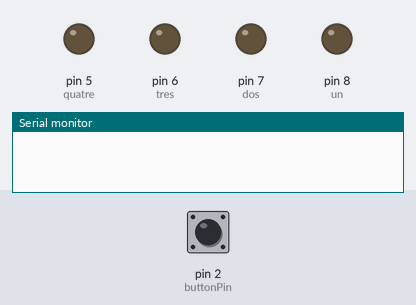
Bench run of a sketch on a simulated Arduino Uno, built with avr-gcc and run on an emulated ATmega328P. On the bench: output pins drawn as LEDs (lit = HIGH), the last lines printed to the serial monitor. The test bench sets the inputs (shaded band); at power-on: pin 2 (buttonPin) HIGH. Random numbers use the default seed unless the sketch sets one.

Above: at 1.4 s.
1.5 s: pin 2 (buttonPin) pulled LOW for 3.2 s
At 2.3 s:
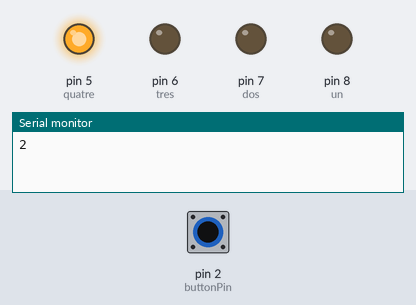
6.5 s: pin 2 (buttonPin) pulled LOW for 0.35 s
At 7.3 s:
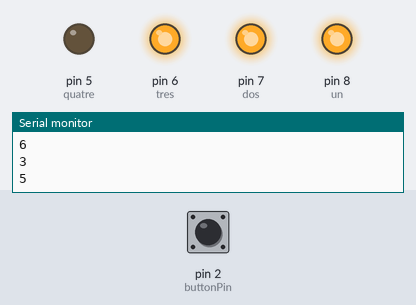
8.5 s: pin 2 (buttonPin) pulled LOW for 3.2 s
At 12.3 s:
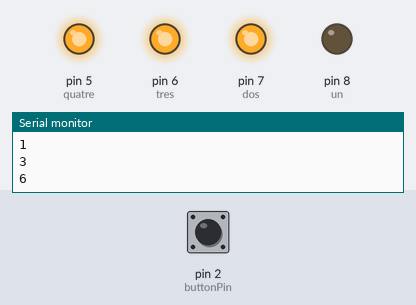
13.2 s: pin 2 (buttonPin) pulled LOW for 1 s
At 14.8 s:
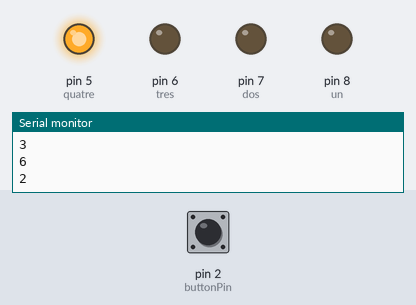
Timing chart, 0 to 16.3 s (numbered marks = the images above; inputs shaded):
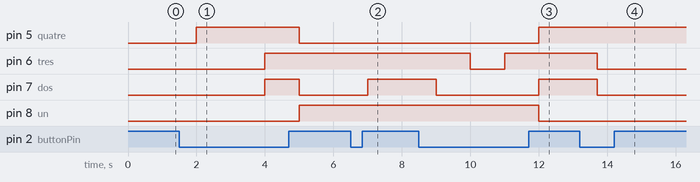

Measured:
- after the input at 1.5 s, pin 5 (quatre): LOW → HIGH after 0.50 s, → LOW 3.0 s later; pin 6 (tres): LOW → HIGH after 2.5 s; pin 7 (dos): LOW → HIGH after 2.5 s, → LOW 1.0 s later; pin 8 (un): LOW → HIGH after 3.5 s
- after the input at 6.5 s, pin 7 (dos): LOW → HIGH after 0.50 s
- after the input at 8.5 s, pin 5 (quatre): LOW → HIGH after 3.5 s; pin 6 (tres): HIGH → LOW after 1.5 s, → HIGH 1.0 s later; pin 7 (dos): HIGH → LOW after 0.50 s, → HIGH 3.0 s later; pin 8 (un): HIGH → LOW after 3.5 s
- after the input at 13.2 s, pin 6 (tres), pin 7 (dos): HIGH → LOW after 0.50 s

The sketch:

002_RandomDau.ino
```cpp
/**********************************************************************************
**                                                                               **
**                            Dau de LEDs                                        **
**                                                                               **
**                                                                               **
**********************************************************************************/

//********** Includes *************************************************************

//********** Variables ************************************************************
const int quatre = 5;
const int tres = 6;
const int dos = 7;
const int un = 8;
long randNumber = 0;
const int buttonPin = 2;
int buttonState = LOW;     // variable per llegir l'estat del polsador
int temps = 500;

void setup()
{
   pinMode(quatre, OUTPUT);
   pinMode(tres, OUTPUT);
   pinMode(dos, OUTPUT);
   pinMode(un, OUTPUT);
   pinMode(buttonPin, INPUT);
   Serial.begin(9600);
}

void loop() {

  buttonState = digitalRead(buttonPin);

  if (buttonState == LOW)

  {

      randNumber = random(1, 7);
      Serial.println(randNumber);
      delay(temps);

    if (randNumber == 1 )

   {
     // 1

     digitalWrite(quatre, LOW);
     digitalWrite(tres, LOW);
     digitalWrite(dos, LOW);
     digitalWrite(un, HIGH);

     delay(temps);

    }

    else if (randNumber == 2 )

  {
    // 2

     digitalWrite(quatre, HIGH);
     digitalWrite(tres, LOW);
     digitalWrite(dos, LOW);
     digitalWrite(un, LOW);

     delay(temps);

   }

    else if (randNumber == 3 )

  {
    // 3

     digitalWrite(quatre, LOW);
     digitalWrite(tres, HIGH);
     digitalWrite(dos, LOW);
     digitalWrite(un, HIGH);

     delay(temps);

  }

     else if (randNumber == 4 )

  {
    // 4

     digitalWrite(quatre, LOW);
     digitalWrite(tres, HIGH);
     digitalWrite(dos, HIGH);
     digitalWrite(un, LOW);

     delay(temps);

  }
     else if (randNumber == 5 )

  {
    // 5

     digitalWrite(quatre, LOW);
     digitalWrite(tres, HIGH);
     digitalWrite(dos, HIGH);
     digitalWrite(un, HIGH);

     delay(temps);

  }

     else if (randNumber == 6 )

  {
    // 6

     digitalWrite(quatre, HIGH);
     digitalWrite(tres, HIGH);
     digitalWrite(dos, HIGH);
     digitalWrite(un, LOW);

     delay(temps);

   }

 }

     else if (randNumber == 0)

   {
     digitalWrite(quatre, LOW);
     digitalWrite(tres, LOW);
     digitalWrite(dos, LOW);
     digitalWrite(un, LOW);

     delay(300);
   }

}
```
